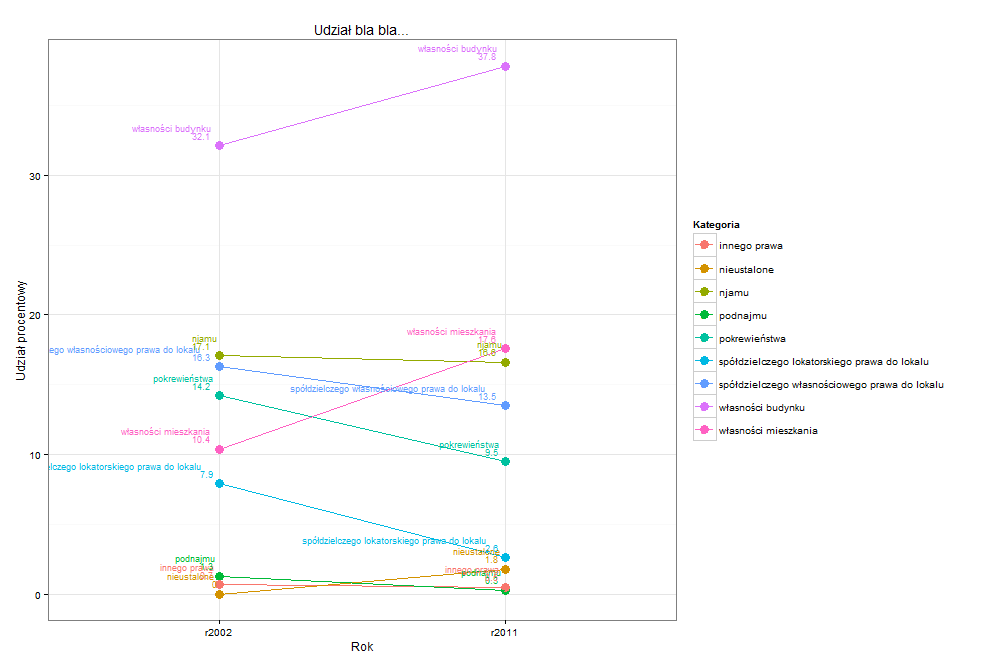

Generate this figure with R:
setwd('D:/szkola/magisterka/drugi semestr/WiRDS')


library(XLConnect)
library(dplyr)
library(tidyr)
library(ggplot2)

wb <- loadWorkbook('dane.xlsx')
dane <- readWorksheet(wb,'Arkusz1')

dane <- tbl_df(dane)
dane_liniowy <- dane %>% gather(rok, y, r2002,r2011)



ggplot(data=dane_liniowy,
       aes(x=rok,
           y=y,
           colour=Kategoria,
           group=Kategoria))+
  geom_point(size=4)+
  geom_line()+
  theme_bw()+
  xlab('Rok')+
  ylab('Udział procentowy')+
  ggtitle('Udział bla bla...')+
  geom_text(aes(label=Kategoria), vjust=-1.8, hjust=1.1, size=3)+  ### dodaje nazwy
  geom_text(aes(label=y), vjust=-0.8, hjust=1.5, size=3)           ### dodaje wartości
